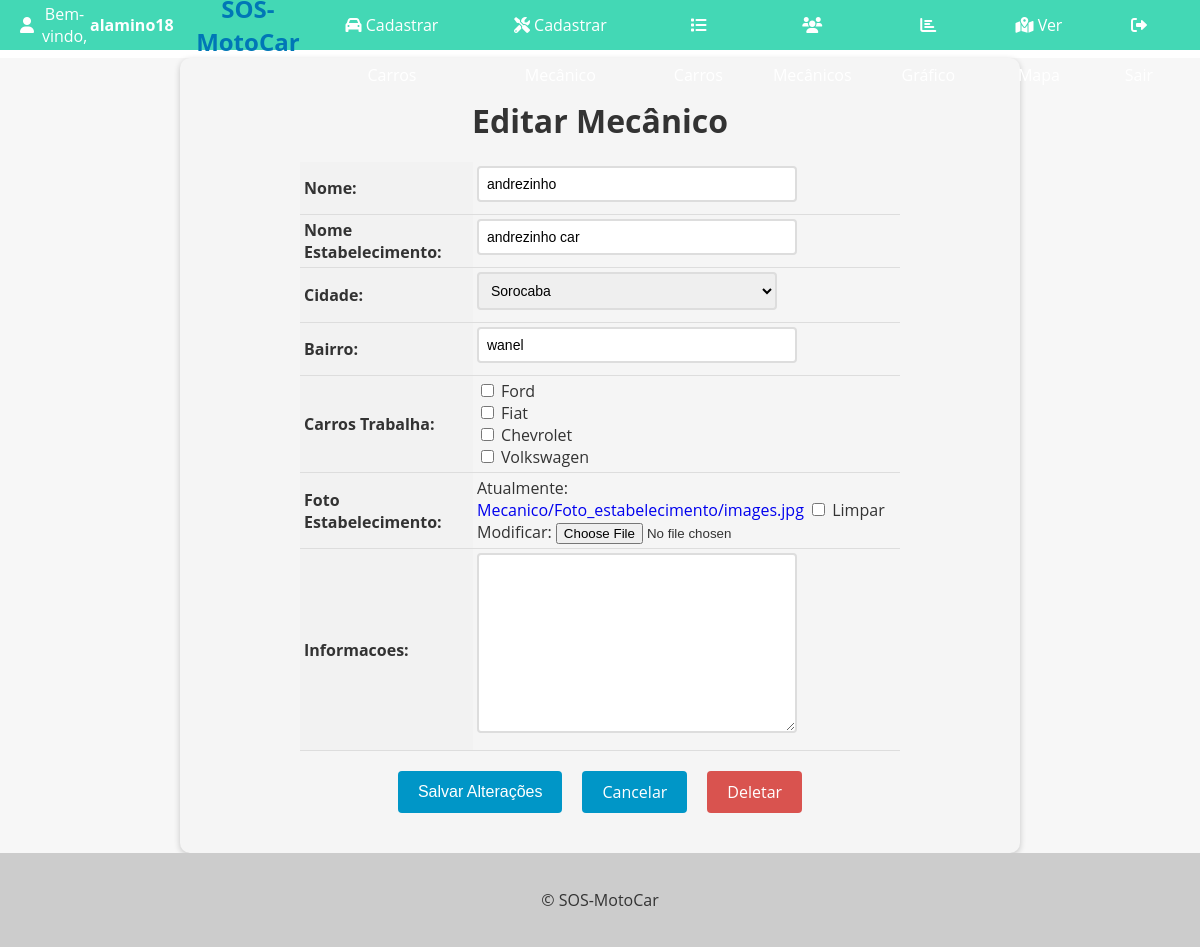
/mecanico/3/update (signed in), run on an earlier commit of the app's database.
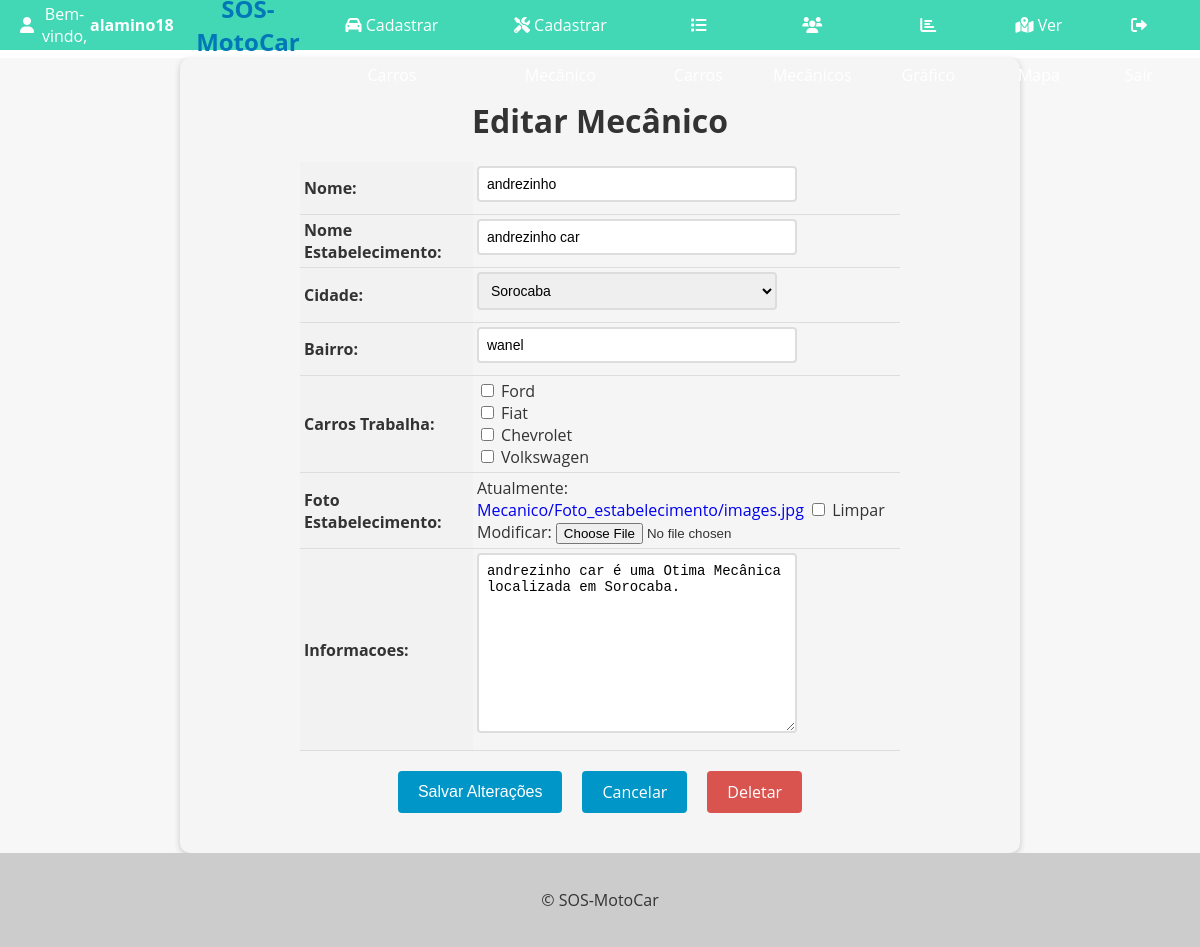
And on a later commit of the database.
### Mecanico/models.py (models this page shows, shortened)
class Mecanico(models.Model):
    id = models.AutoField(primary_key=True)
    name = models.CharField(max_length=100)
    name_fantasy = models.CharField(max_length=150, blank=True, null=True)
    cidade = models.ForeignKey(Cidade, on_delete=models.PROTECT, related_name='Cidades_Mecanico' , blank=True, null=True)
    bairro = models.CharField(max_length=100, blank=True, null=True)
    carros_Trabalha = models.ManyToManyField(Brand, related_name='CarroQue_trabalha', blank=True, null=True)
    Foto_Estabelecimento = models.ImageField(upload_to='Mecanico/Foto_estabelecimento/' ,blank=True, null=True)
    informacoes = models.TextField(blank=True, null=True)

### carros/models.py (models this page shows)
class Cidade(models.Model):
    id = models.AutoField(primary_key=True)
    nome = models.CharField(max_length=50)
    def __str__(self):
        return self.nome

class Brand(models.Model):
    id = models.AutoField(primary_key=True)
    name = models.CharField(max_length=200)
    def __str__(self):
        return self.name

### Mecanico/views.py (the view, shortened to what this page needs)
# urls.py: path('mecanico/<int:pk>/update', MecanicoUpdateView.as_view(), name='mecanico_update'),
@method_decorator(login_required(login_url='login'), name='dispatch')
class MecanicoUpdateView(UpdateView):
    model = Mecanico
    form_class = MecanicoModelForm
    template_name = 'mecanico_update.html'
    success_url = '/mecanico/'

### Mecanico/forms.py
class MecanicoModelForm(forms.ModelForm):
    class Meta:
        model = Mecanico
        fields = '__all__'
        labels = {
            "name" : "Nome",
            "name_fantasy" : "Nome Estabelecimento",
            "bairro" : "Bairro",
            "carros_Trabalha" : "Carros Trabalha",
            "cidade" : "Cidade",
        }
        widgets = {
            'carros_Trabalha': forms.CheckboxSelectMultiple(),  # Força a exibição como checkboxes múltiplos
        }

### carros/templates/mecanico_update.html (shortened to what this page needs)
{% extends "base.html" %}
{% block content %}
  <form method="post" enctype="multipart/form-data">
    <h1>Editar Mecânico</h1>
    <table>
      {{ form.as_table }}
    </table>
    <div>
      <div class="buttons-container">
        <input type="submit" value="Salvar Alterações" class="btn btn-primary">
        <a href="{% url 'mecanico_list' %}" class="btn btn-secondary">Cancelar</a>
        <a href="{% url 'mecanico_delete' pk=object.pk %}" class="btn btn-danger">Deletar</a>
      </div>
    </div>
  </form>
{% endblock %}

What changed in the data, as far as the page shows it:
changed Mecanico "andrezinho car": informacoes (not shown) → "andrezinho car é uma Otima Mecânica localizada em Sorocaba."
